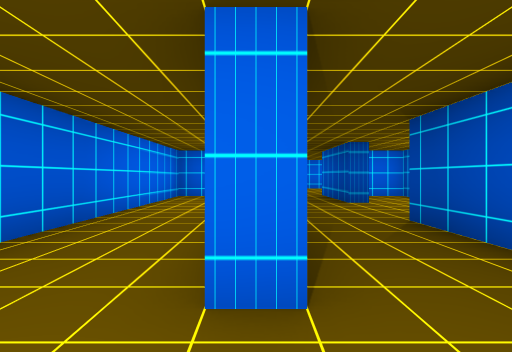
view 1 (above)

24 first-person views from a walk through a scene from a Unity 3-D project. The camera is 1.3 m above the floor, looks level and sees 90° across. Doors are open. The floor is counted in squares, 2 m on a side. Each view is taken from the middle of a square. On the plan, view 1 faces up. The plan holds only what a view shows up to about 9 squares ahead; the rest is blank. The place goes on beyond the plan. The player is left out. Some surface patterns are stand-ins.

view 2
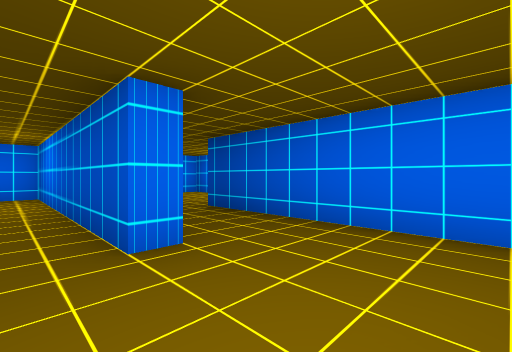

view 3
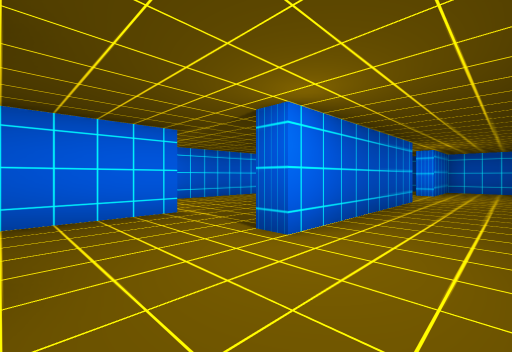

view 4
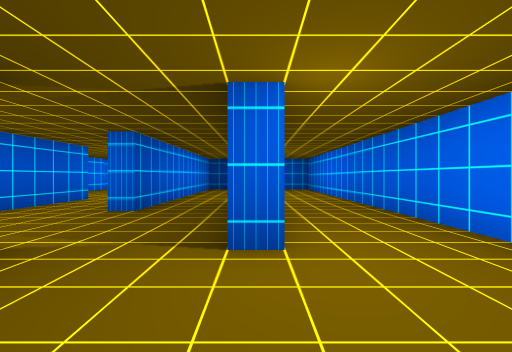

view 5
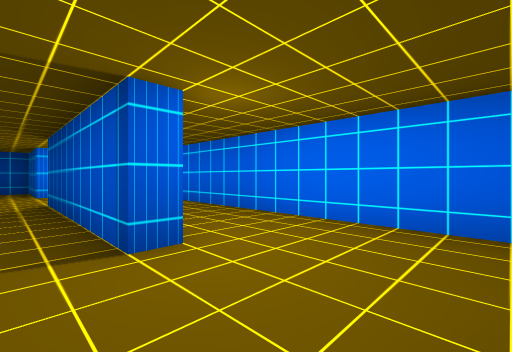

view 6
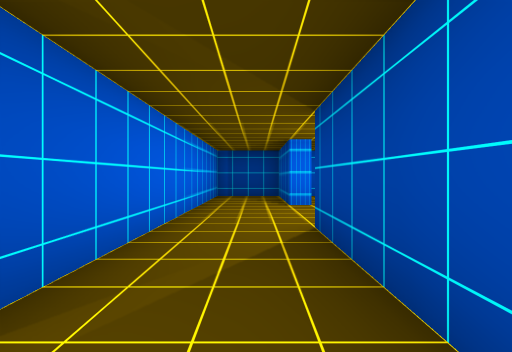

view 7
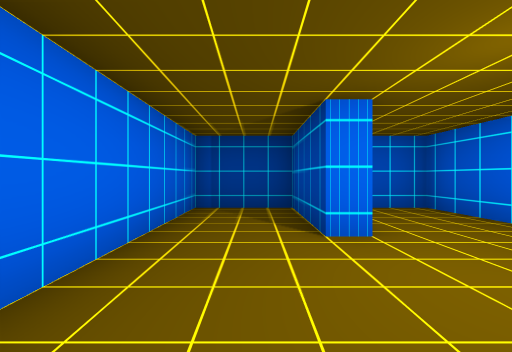

view 8
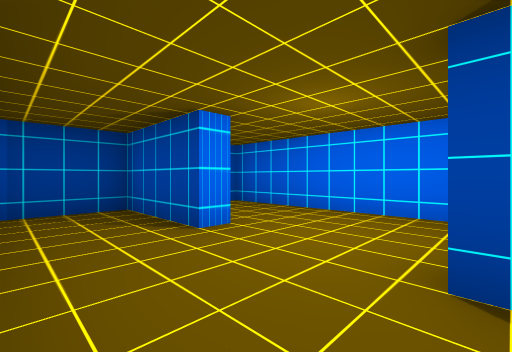

view 9
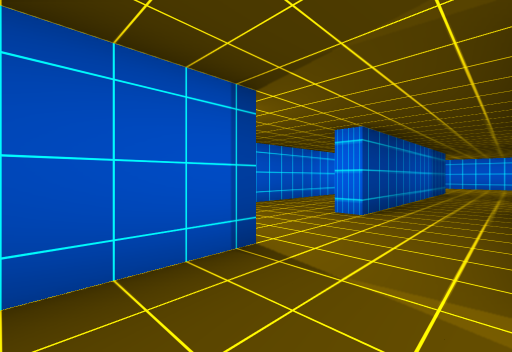

view 10
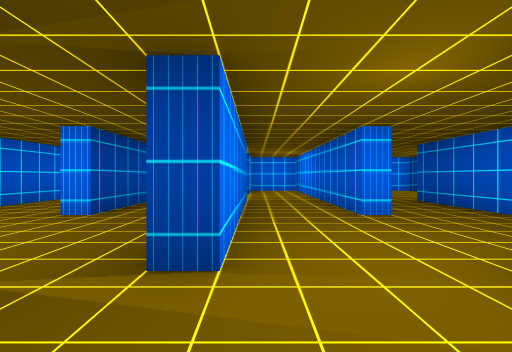

view 11
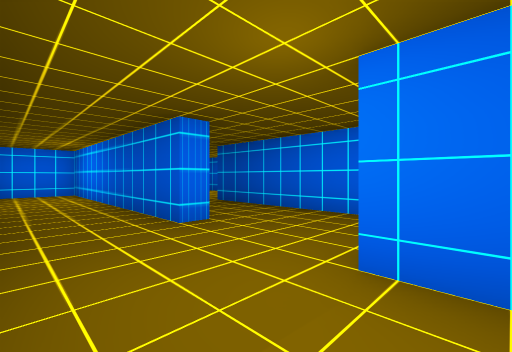

view 12
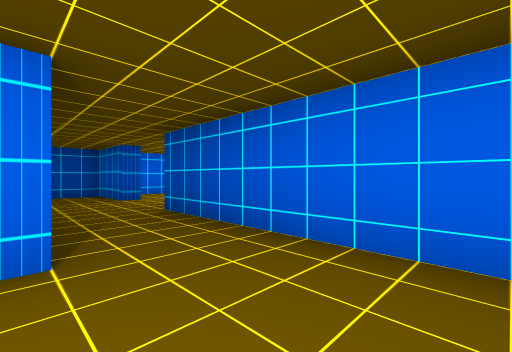

view 13
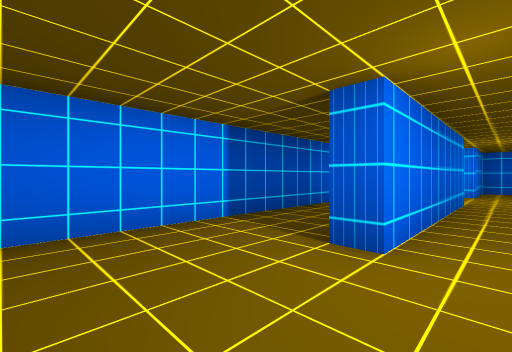

view 14
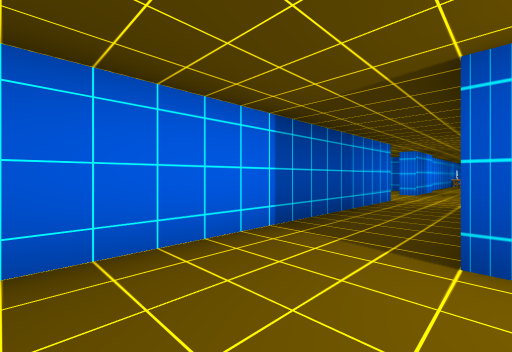

view 15
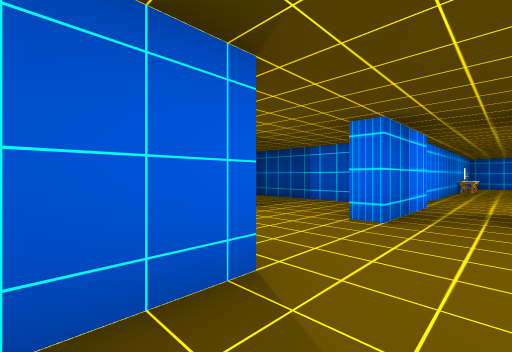

view 16
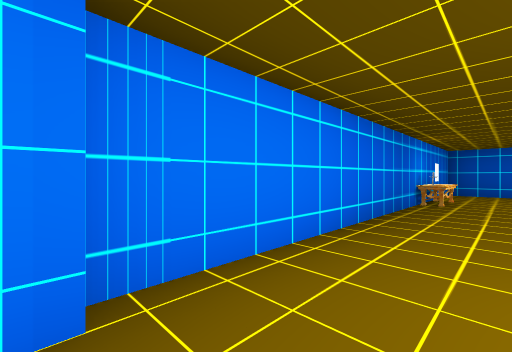

view 17
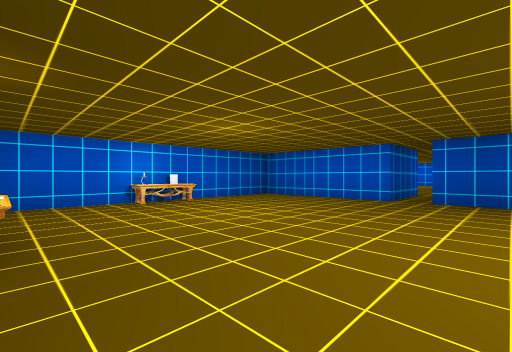

view 18
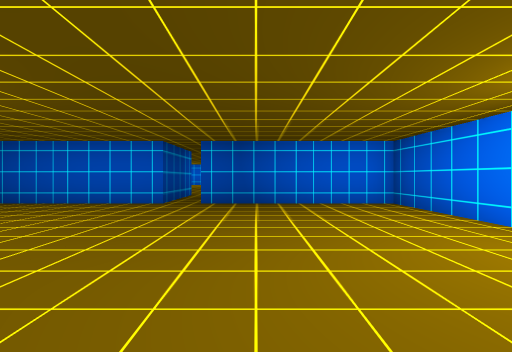

view 19
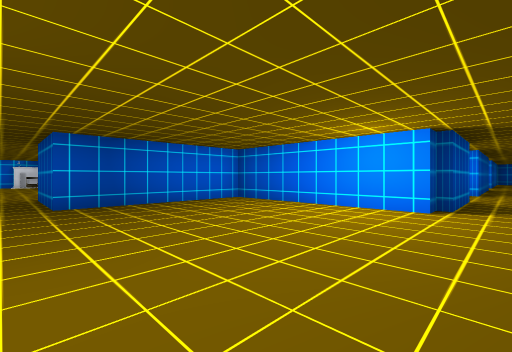

view 20
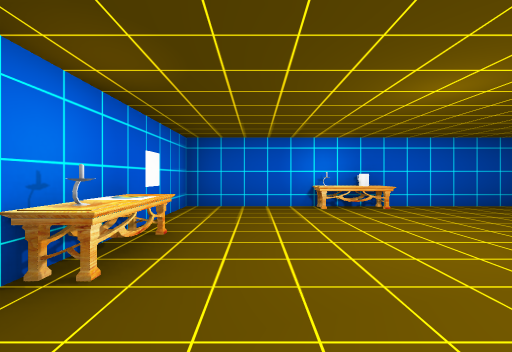

view 21
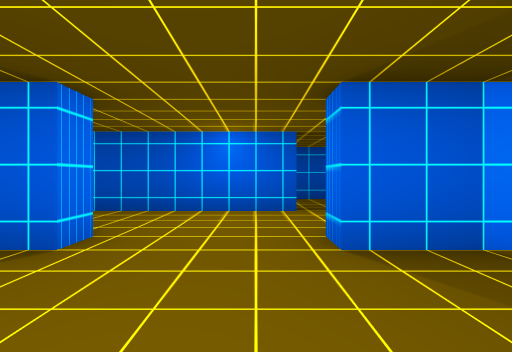

view 22
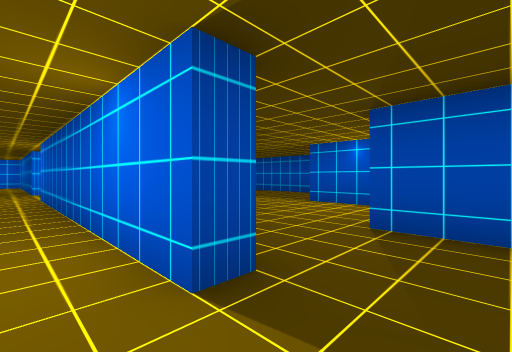

view 23
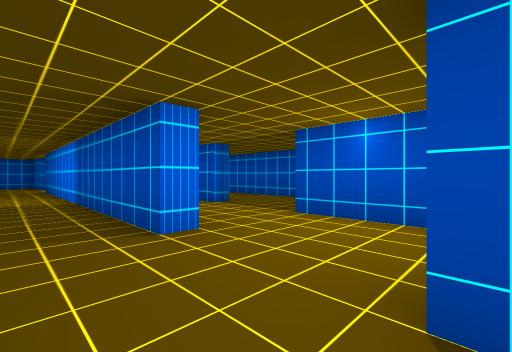

view 24
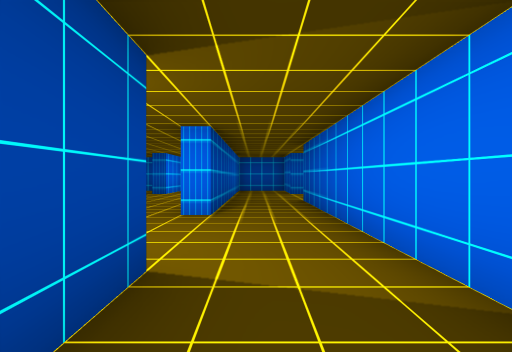

### Floor plan
Ten units are one square. View 1 is at (0, 0); x grows to the right and y downward. Boxes are objects, and circles mark ways between rooms. Rooms are numbered by the first view taken in them; rooms with no view inside come last. Other rooms are left out.
<svg viewBox="-35 -87 170 307">
<path fill="none" stroke="#000" d="M-3 62 -3 13 2 13 2 62M22 12 22 -16M2 -12 -3 -12 -3 -82 -25 -82 -25 112 -8 112M-3 100 -3 88 2 88 2 112 22 112 22 38M40 112 45 112M50 112 50 117 0 117 0 163 -22 163M48 108 48 89M72 114 72 88 78 88M53 88 53 112M48 62 48 13 52 13M78 63 72 63 72 -16M53 52 53 61M22 38 28 38M-28 172 0 172 0 211M5 215 75 215 75 112M54 -12 48 -12M28 -14 28 12 22 12M128 63 123 63 123 -16M103 12 103 22M102 88 98 88 98 14M123 100 123 88M103 -12 98 -12M89 112 122 112M98 -15 98 -20"/>
<rect x="35" y="205" width="10" height="10" fill="#bbb"><title>other object</title></rect>
<rect x="35" y="195" width="10" height="10" fill="#bbb"><title>other object</title></rect>
<rect x="45" y="205" width="10" height="10" fill="#bbb"><title>other object</title></rect>
<rect x="65" y="185" width="10" height="10" fill="#bbb"><title>other object</title></rect>
<rect x="65" y="175" width="10" height="10" fill="#bbb"><title>other object</title></rect>
<circle cx="30" cy="25" r="3" fill="#2a7"/>
<circle cx="80" cy="75" r="3" fill="#2a7"/>
<text x="-10" y="30">1</text>
<text x="40" y="120">2</text>
<text x="110" y="50">3</text>
</svg>
Room 1 opens to room 2. Room 2 opens to room 3.

Where each view was taken, in squares from view 1:
view 1: 0 up, 0 right, facing up
view 2: 1 down, 1 left, facing up-right
view 3: 1 up, 2 left, facing down-right
view 4: 1 up, 0 right, facing down
view 5: 1 up, 1 right, facing down-left
view 6: 3 down, 1 right, facing down
view 7: 6 down, 1 right, facing down
view 8: 6 down, 2 right, facing down-left
view 9: 3 down, 2 right, facing up-left
view 10: 3 down, 3 right, facing up
view 11: 2 down, 3 right, facing up-right
view 12: 1 down, 5 right, facing up-right
view 13: 1 up, 4 right, facing down-right
view 14: 1 up, 5 right, facing down-right
view 15: 5 down, 6 right, facing down-right
view 16: 11 down, 6 right, facing down-right
view 17: 15 down, 7 right, facing down-left
view 18: 15 down, 6 right, facing left
view 19: 17 down, 6 right, facing up-left
view 20: 16 down, 6 right, facing down
view 21: 8 down, 5 right, facing right
view 22: 10 down, 9 right, facing up-right
view 23: 9 down, 11 right, facing up-right
view 24: 3 down, 11 right, facing up
